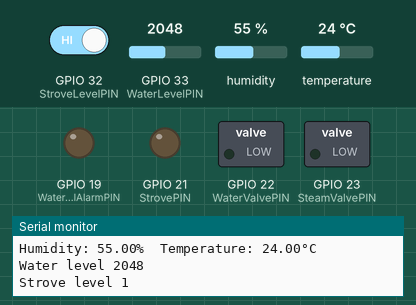
Recording of a sketch running on a simulated ESP32. Parts: switched loads named in the sketch (green lamp = pin HIGH), output pins drawn as LEDs (lit = HIGH), the last lines printed to the serial monitor. Inputs (shaded band) come from the test bench; at power-on: GPIO 33 (WaterLevelPIN) = 2048, GPIO 32 (StroveLevelPIN) HIGH, humidity 55 %, temperature 24 °C.

Above: at 2.8 s.
2.9 s: GPIO 33 (WaterLevelPIN) set to 188
5.6 s: GPIO 33 (WaterLevelPIN) set to 155
At 6.9 s:
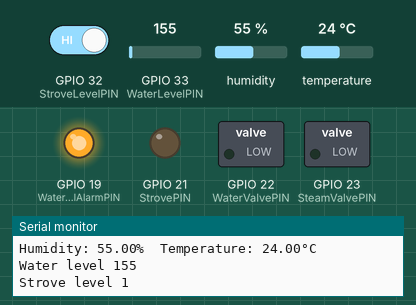
8.3 s: GPIO 32 (StroveLevelPIN) driven LOW
At 11.3 s:
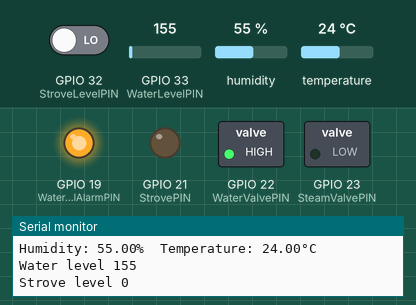
11.7 s: GPIO 33 (WaterLevelPIN) set to 491
At 12.9 s:
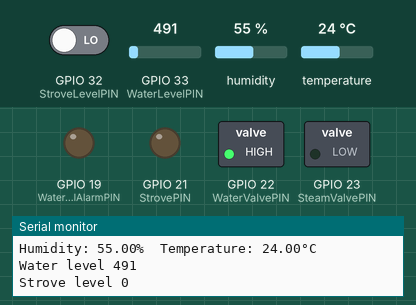
14.4 s: GPIO 33 (WaterLevelPIN) set to 130
At 17.3 s:
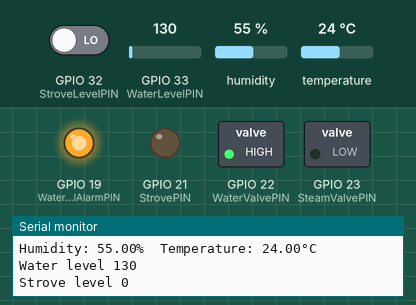
17.8 s: GPIO 33 (WaterLevelPIN) set to 210
At 18.9 s:
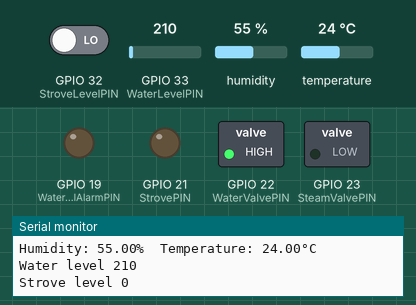
Timing chart, 0 to 20.8 s (numbered marks = the images above; inputs shaded):
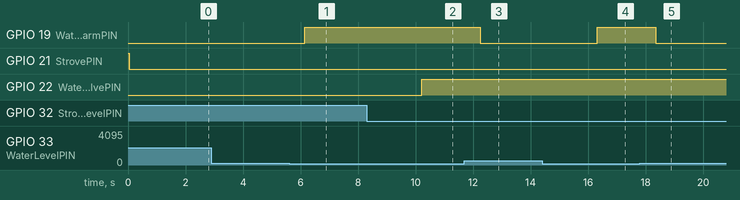

The sketch:

SteamController.ino
```cpp
#include <WiFi.h>
#include <DNSServer.h>
#include "DHT.h"

//Pins definition
#define DHTTYPE           DHT11
#define DHTPIN              2
#define SteamValvePIN       23
#define WaterValvePIN       22
#define StrovePIN           21
#define WaterLevelPIN       33
#define StroveLevelPIN      32
#define WaterLevelAlarmPIN  19


//Setpoints
#define TempSnow       0
#define HumSnow        20

//Status
bool SteamValve;
bool WaterValve;
bool Strove;
int WaterLevel;
bool StroveLevel;
float Temp;
float Hum;

//
const byte DNS_PORT = 53;
IPAddress apIP(8,8,4,4); // The default android DNS
DNSServer dnsServer;
WiFiServer server(80);
DHT dht(DHTPIN, DHTTYPE);

String responseHTML = ""
  "<!DOCTYPE html><html><head><title>ControlVapor</title></head><body>"
  "<h1>Hello World!</h1><p>Sistema de Control de Vapor "
  "</p></body></html>";

void setup() {
  pinMode(StrovePIN,OUTPUT);
  pinMode(WaterValvePIN,OUTPUT);
  pinMode(SteamValvePIN,OUTPUT);
  pinMode(WaterLevelAlarmPIN, OUTPUT);
  //pinMode(WaterLevelPIN,INPUT);
  pinMode(StroveLevelPIN,INPUT);
  digitalWrite(StrovePIN,HIGH);
  digitalWrite(WaterValvePIN,LOW);
  digitalWrite(SteamValvePIN,LOW);
  digitalWrite(WaterLevelAlarmPIN, LOW);
  dht.begin();
  Serial.begin(9600);
  WiFi.mode(WIFI_AP);
  WiFi.softAP("Unidad_Controladora_Vapor");
  WiFi.softAPConfig(apIP, apIP, IPAddress(255, 255, 255, 0));

  // if DNSServer is started with "*" for domain name, it will reply with
  // provided IP to all DNS request
  dnsServer.start(DNS_PORT, "*", apIP);

  server.begin();
}

void loop() {
  // Reading sensors
  Temp = dht.readTemperature();
  Hum = dht.readHumidity();
  WaterLevel=analogRead(WaterLevelPIN);
  StroveLevel=digitalRead(StroveLevelPIN);

  //  Monitor
  Serial.print(F("Humidity: "));
  Serial.print(Hum);
  Serial.print(F("%  Temperature: "));
  Serial.print(Temp);
  Serial.println(F("°C "));
  Serial.print(F("Water level "));
  Serial.println(WaterLevel);
  Serial.print(F("Strove level "));
  Serial.println(StroveLevel);

   //Testing
   /*
  digitalWrite(StrovePIN,HIGH);
  digitalWrite(WaterValvePIN,HIGH);
  digitalWrite(SteamValvePIN,HIGH);
  delay(1000);
  digitalWrite(StrovePIN,LOW);
  digitalWrite(WaterValvePIN,LOW);
  digitalWrite(SteamValvePIN,LOW);
  delay(1000);
*/
  //Control cicles
  if(Temp<TempSnow)//Strove Steamvalve on
  {
    digitalWrite(StrovePIN,HIGH);
    digitalWrite(SteamValvePIN,HIGH);
  }
  if(Temp>TempSnow)//Strove Steamvalve off
  {
    digitalWrite(StrovePIN,LOW);
    digitalWrite(SteamValvePIN,LOW);
  }
  if(StroveLevel == false) digitalWrite(WaterValvePIN,HIGH);//Strove Level Alarm
  else digitalWrite(WaterValvePIN,LOW);
  if(WaterLevel < 170) digitalWrite(WaterLevelAlarmPIN,HIGH);//Water Level Alarm
  else digitalWrite(WaterLevelAlarmPIN,LOW);
  delay(2000);


  //Servers
  dnsServer.processNextRequest();
  WiFiClient client = server.available();   // listen for incoming clients

  if (client) {
    String currentLine = "";
    while (client.connected()) {
      if (client.available()) {
        char c = client.read();
        if (c == '\n') {
          if (currentLine.length() == 0) {
            client.println("HTTP/1.1 200 OK");
            client.println("Content-type:text/html");
            client.println();
            client.print(responseHTML);
            break;
          } else {
            currentLine = "";
          }
        } else if (c != '\r') {
          currentLine += c;
        }
      }
    }
    client.stop();
  }
}
```

Measured:
- the behaviour switches between 170 and 169 on GPIO 33 (WaterLevelPIN) (found by bisection; images 0 and 1)
- after the input at 5.6 s, GPIO 19 (WaterLevelAlarmPIN): LOW → HIGH after 0.54 s
- after the input at 8.3 s, GPIO 22 (WaterValvePIN): LOW → HIGH after 1.9 s
- after the input at 11.7 s, GPIO 19 (WaterLevelAlarmPIN): HIGH → LOW after 0.55 s
- after the input at 14.4 s, GPIO 19 (WaterLevelAlarmPIN): LOW → HIGH after 1.9 s
- after the input at 17.8 s, GPIO 19 (WaterLevelAlarmPIN): HIGH → LOW after 0.55 s
